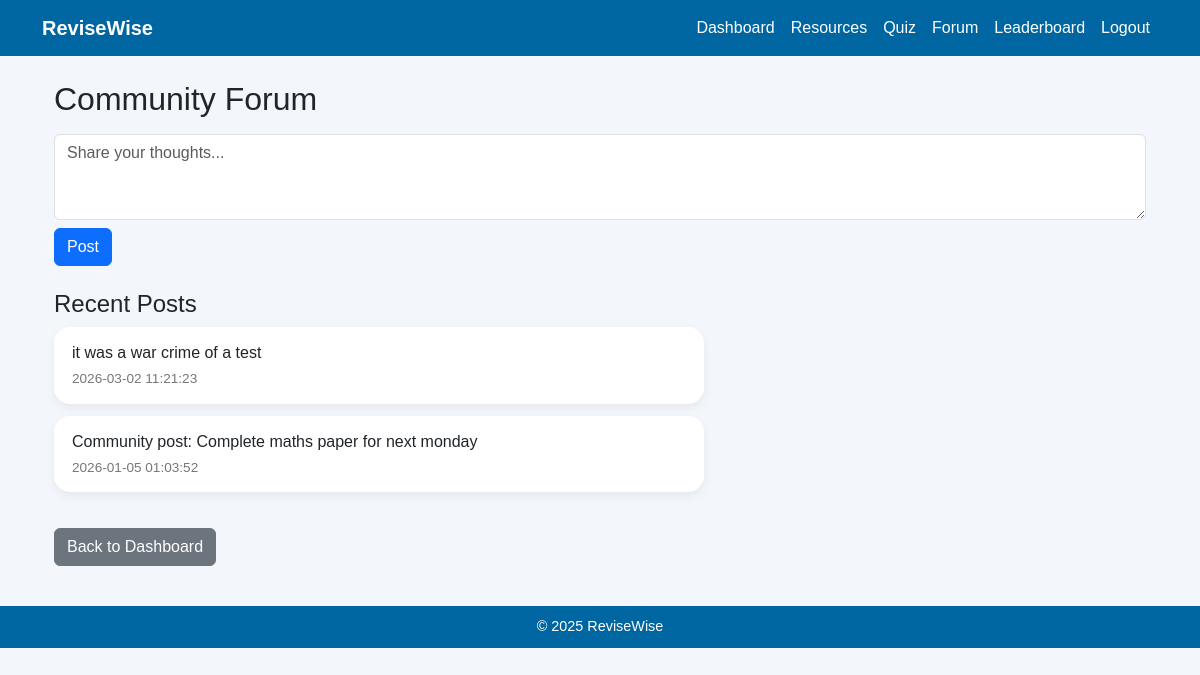
The app's page /forum (signed in) with its own data.
### models.py (models this page shows)
class ForumPost(Base):
    __tablename__ = "ForumPost"
    PostID = Column(Integer, primary_key=True, autoincrement=True)
    UserID = Column(Integer, ForeignKey("User.UserID", ondelete="CASCADE"), nullable=False)
    Content = Column(String, nullable=False)
    Timestamp = Column(DateTime, server_default=func.now())
    user = relationship("User", back_populates="posts")

### app.py (the view, shortened to what this page needs)
@app.route("/forum", methods=["GET", "POST"])
@login_required
def forum():
    msg = None
    db = Session()
    posts = (
        db.query(ForumPost)
        .options(joinedload(ForumPost.user))
        .order_by(ForumPost.PostID.desc())
        .all()
    )
    db.close()
    return render_template("forum.html", posts=posts, message=msg)

### app.py (called while the page is built)
def login_required(f):
    @wraps(f)
    def wrap(*args, **kwargs):
        if "user_id" not in session:
            flash("Please log in first.", "warning")
            return redirect(url_for("login"))
        return f(*args, **kwargs)
    return wrap

### templates/forum.html (shortened to what this page needs)
{% extends "base.html" %}
{% block content %}
<div class="container my-4">
    <h2 class="mb-3">Community Forum</h2>
    <form method="post" class="mb-4">
        <textarea class="form-control" name="content" rows="3" placeholder="Share your thoughts..." required></textarea>
        <button class="btn btn-primary mt-2">Post</button>
    </form>
    <h4>Recent Posts</h4>
    <div>
        {% for p in posts %}
        <div class="post-bubble">
            <p class="mb-1">{{ p.Content }}</p>
            <div class="timestamp">{{ p.Timestamp }}</div>
        </div>
        {% endfor %}
    </div>
    <a href="/dashboard" class="btn btn-secondary mt-4">Back to Dashboard</a>
</div>
{% endblock %}

### templates/base.html (style rules this page uses)
:root { --primary: #0066A1; --secondary: #2E90B7; --accent: #F4C542; --bg: #F3F6FA; }
body { background-color: var(--bg); font-family: Arial, Helvetica, sans-serif; }

### templates/forum.html (style rules this page uses)
.post-bubble { background: white; padding: 14px 18px; border-radius: 16px; box-shadow: 0 4px 10px rgba(0,0,0,0.06); margin-bottom: 12px; max-width: 650px; }
.timestamp { font-size: 0.85rem; color: #777; }

### records on screen
ForumPost: Content "it was a war crime of a test", Timestamp "2026-03-02 11:21:23"
ForumPost: Content "Community post: Complete maths paper for next monday", Timestamp "2026-01-05 01:03:52"
